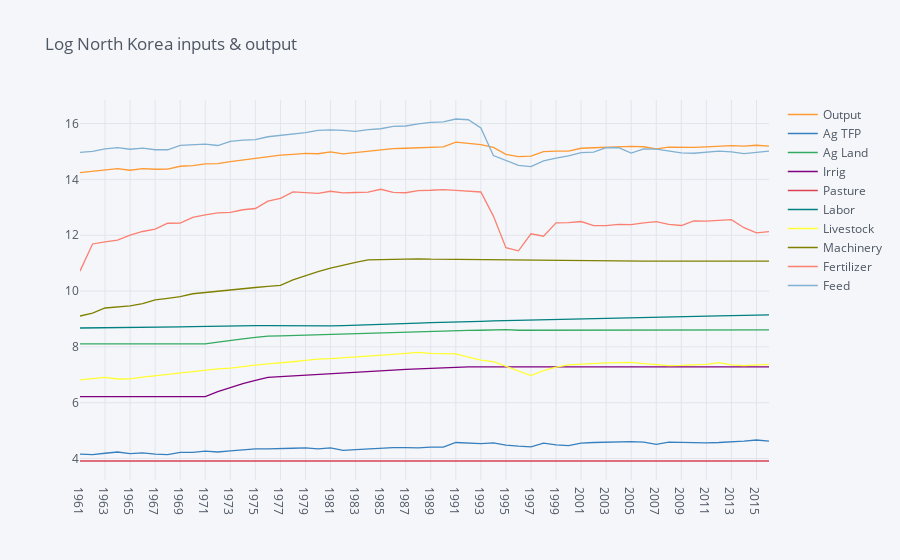

Notebook code for this chart:
### Markdown cell above
### Visualizing data on agricultural production:

### Code cell
# this doesn't work yet—deal with that!!

def get_international_ag_productivity_data(series):

    columns=series.iloc[1,:]  # Need to fix columns
    series = series.iloc[2:,:]
    series.columns = columns

    # Set index to country code
    series = series.set_index('WDI Code')

    series = series[['%d' % t for t in range(1961,2020)]]

    series = series.replace({',':''},regex=True) # Get rid of commas in number strings
    series = series.replace({'':'NaN'}) # Change empty cells to NaN strings
    series = series.apply(lambda x: pd.to_numeric(x,errors='ignore'))
    series = series.astype(float) # Convert to floats

    series = series.stack()
    
    series = series.loc[~series.index.duplicated(keep='first')] 

    series.index.names = ['WDI Code','Year']

    return series
   

Data = ['Output','Ag TFP','Ag Land','Irrig','Pasture','Labor','Livestock',
        'Machinery','Fertilizer','Feed']

D = {}
for key in Data:
    D[key] = get_international_ag_productivity_data(data[key])

df = pd.DataFrame(D)


PRK = df.xs('PRK',level='WDI Code').dropna(how='any')

select = np.log(PRK)
select.iplot(title='Log North Korea inputs & output')
